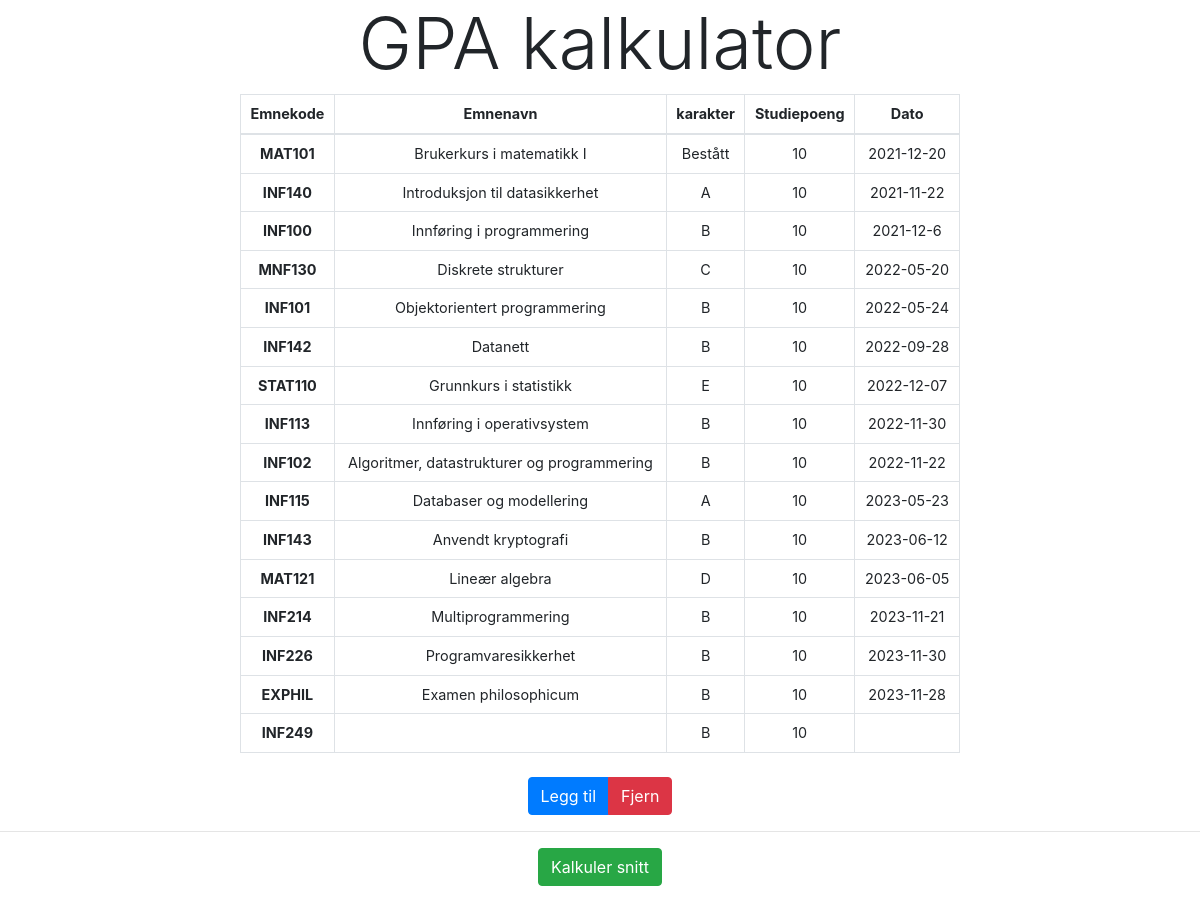
Before: / with the older database file.
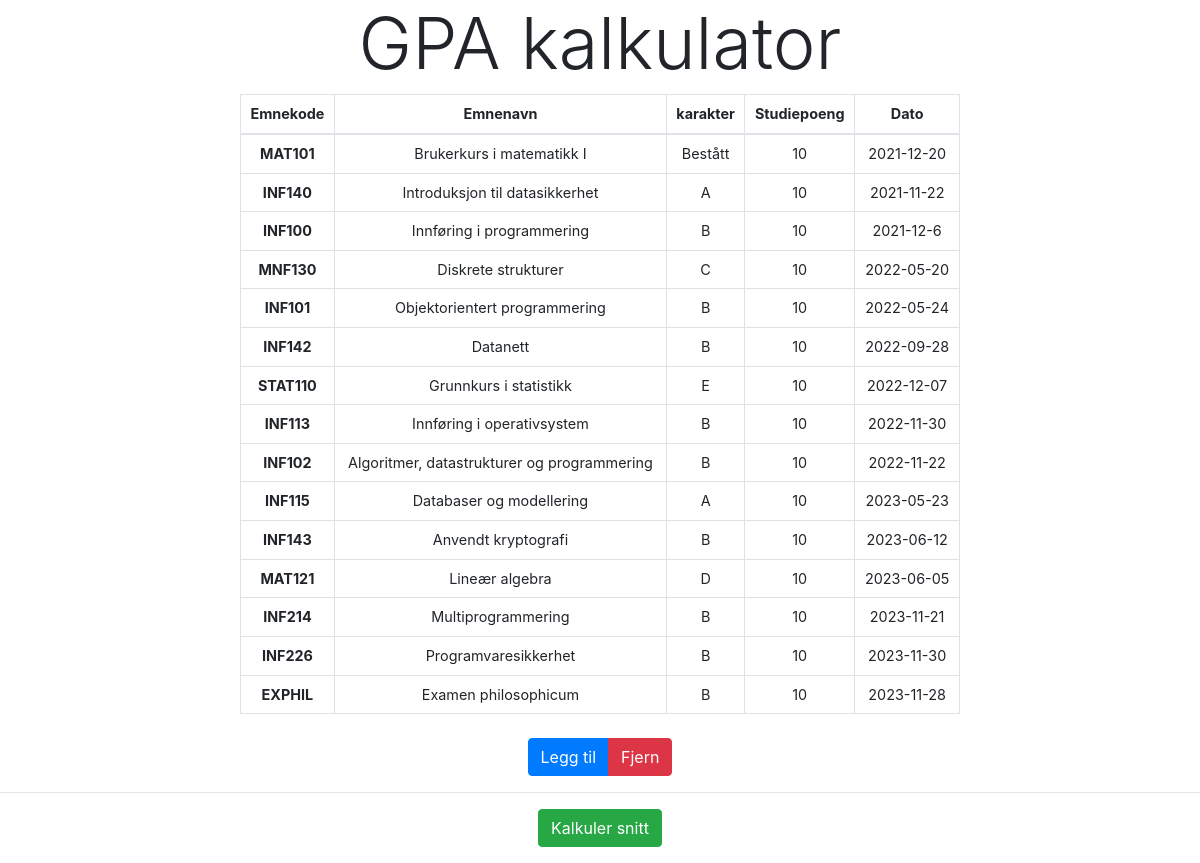
After: the same page with the newer database file.
### tables this page shows
CREATE TABLE KARAKTERER(
    Emnekode TEXT NOT NULL,
    Emnenavn TEXT,
    karakter TEXT NOT NULL CHECK(karakter IN ('A', 'B', 'C', 'D', 'E', 'F', 'Bestått')),
    Studiepoeng INTEGER DEFAULT 10,
    Dato DATE,
    PRIMARY KEY (Emnekode)
);

### app.py (the view)
@app.get("/")
def index_html():
    conn = sqlite3.connect(db_path)
    conn.row_factory = sqlite3.Row
    cur = conn.cursor()
    cur.execute('SELECT * FROM KARAKTERER')
    rows = cur.fetchall()
    conn.close()
    return render_template('index.html', rows=rows)

### templates/index.html (shortened to what this page needs)
<!doctype html>
<html lang="no">
<head>
    <link rel="stylesheet" href="https://cdn.jsdelivr.net/npm/bootstrap@4.3.1/dist/css/bootstrap.min.css"
>
    <link rel="stylesheet" type="text/css" href="{{ url_for('static', filename='css/styles.css') }}">
</head>
<body>
    <header>
        <h1 class="text-center display-3">GPA kalkulator</h1>
    </header>
    <main>
        <table id="gradeTable" class="table table-bordered">
            <thead>
                <tr>
                    <th scope="col">Emnekode</th>
                    <th scope="col">Emnenavn</th>
                    <th scope="col">karakter</th>
                    <th scope="col">Studiepoeng</th>
                    <th scope="col">Dato</th>
                </tr>
            </thead>
            <tbody>
                {% for row in rows %}
                <tr>
                    <td><b>{{ row['Emnekode'] }}</b></td>
                    <td>{{ row['Emnenavn'] }}</td>
                    <td>{{ row['karakter'] }}</td>
                    <td>{{ row['Studiepoeng'] }}</td>
                    <td>{{ row['Dato'] }}</td>
                </tr>
                {% endfor %}
            </tbody>
        </table>
        <br>
        <section class="text-center">
            <div class="btn-group" role="group">
                <button id="showAddForm" type="button" class="btn btn-primary">Legg til</button>
                <button id="showRemoveForm" type="button" class="btn btn-danger">Fjern</button>
            </div>
            <br>
        </section>
        <hr>
        <section class="text-center">
            <button id="buttonGPA" onclick="displayGPA()" type="submit" class="btn btn-success">Kalkuler snitt</button>
        </section>
    </main>
</body>
</html>

### static/css/styles.css (style rules this page uses)
table.table { width: 60%; margin: auto; font-size: 0.9em; }
table.table th, table.table td { padding: 8px; text-align: center; }
table.table thead th { font-size: 1em; }

Changed rows visible on the page:
removed KARAKTERER: Emnekode "INF249", karakter "B", Studiepoeng "10"
